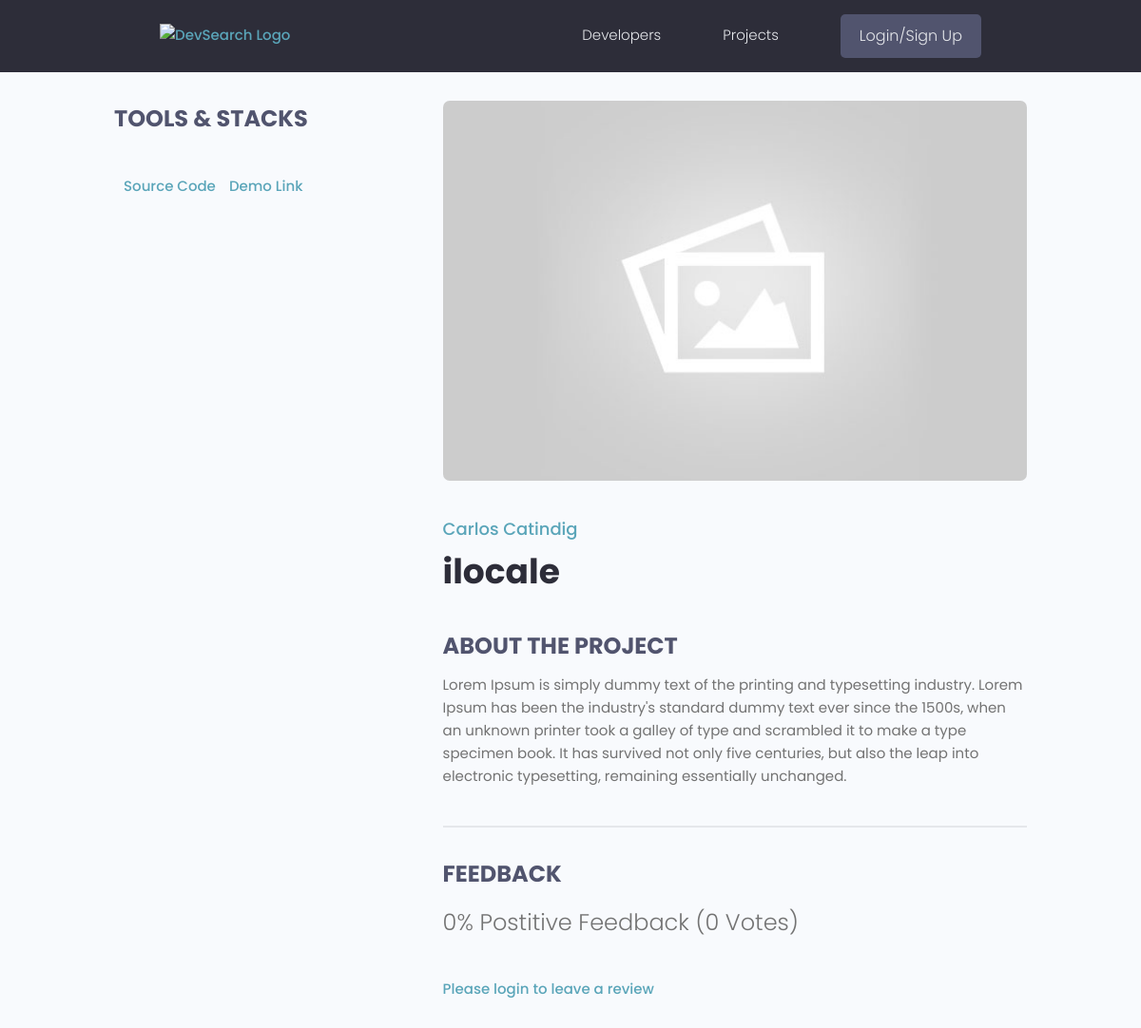
Before: /projects/ilocale/ with the older database file.
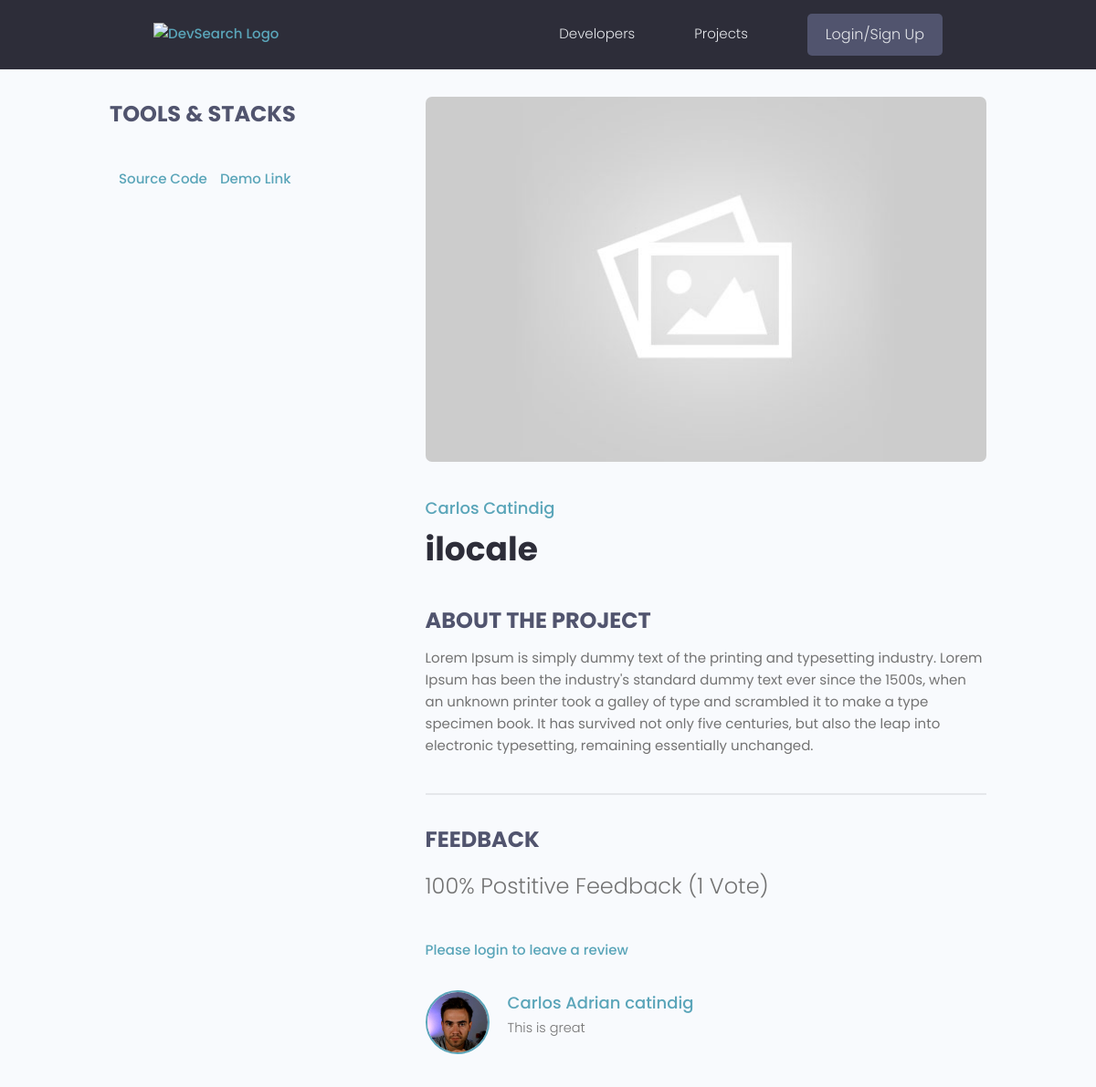
After: the same page with the newer database file.
### projects/models.py (models this page shows, shortened)
class Project(models.Model):
    owner = models.ForeignKey(Profile, null=True, blank=True, on_delete=models.CASCADE)
    title = models.CharField(max_length=255)
    slug = models.SlugField(max_length=255)
    featured_image = models.ImageField(null=True, blank=True, default='default.jpg')
    description = models.TextField(blank=True, null=True)
    demo_link = models.CharField(max_length=2048, null=True, blank=True)
    source_link = models.CharField(max_length=2048, null=True, blank=True)
    tags = models.ManyToManyField('Tag', blank=True)
    vote_ratio = models.IntegerField(default=0, null=True, blank=True)
    vote_total = models.IntegerField(default=0, null=True, blank=True)
    created = models.DateTimeField(auto_now_add=True)
    id = models.UUIDField(default=uuid.uuid4, unique=True, primary_key=True, editable=False)
    class Meta:
        verbose_name_plural = 'Projects'
    @property
    def image_url(self):
        try:
            url = self.featured_image.url
        except:
            url = ''
        return url
    @property
    def reviewers(self):
        queryset = self.review_set.all().values_list('owner__id', flat=True)
        return queryset

class Review(models.Model):
    VOTE_TYPE = (
        ('up', 'Up Vote'),
        ('down', 'Down Vote')
    )
    owner = models.ForeignKey(Profile, null=True, on_delete=models.CASCADE)
    project = models.ForeignKey(Project, on_delete=models.CASCADE)
    value = models.CharField(max_length=255, choices=VOTE_TYPE)
    body = models.TextField(blank=True, null=True)
    created = models.DateTimeField(auto_now_add=True)
    id = models.UUIDField(default=uuid.uuid4, unique=True, primary_key=True, editable=False)
    class Meta:
        unique_together = [['owner', 'project']]
        verbose_name_plural = 'Reviews'

### users/models.py (models this page shows, shortened)
class Profile(models.Model):
    user = models.OneToOneField(User, on_delete=models.CASCADE, null=True, blank=True)
    slug = models.SlugField(null=True, blank=True)
    first_name = models.CharField(max_length=255, null=True, blank=True)
    last_name = models.CharField(max_length=255, null=True, blank=True)
    email = models.EmailField(max_length=320, null=True, blank=True)
    username = models.CharField(max_length=255, null=True, blank=True)
    location = models.CharField(max_length=255, null=True, blank=True)
    short_intro = models.CharField(max_length=255, null=True, blank=True)
    bio = models.TextField(null=True, blank=True)
    profile_image = models.ImageField(null=True, blank=True, upload_to='profiles/', default='profiles/user-default.png')
    social_github = models.CharField(max_length=2048, null=True, blank=True)
    social_twitter = models.CharField(max_length=2048, null=True, blank=True)
    social_linkedin = models.CharField(max_length=2048, null=True, blank=True)
    social_youtube = models.CharField(max_length=2048, null=True, blank=True)
    social_website = models.CharField(max_length=2048, null=True, blank=True)
    created = models.DateTimeField(auto_now_add=True)
    id = models.UUIDField(default=uuid.uuid4, primary_key=True, unique=True, editable=False)
    class Meta:
        verbose_name_plural = 'Profiles'
    def get_absolute_url(self):
        return reverse("user-profile", args=[self.slug])
    @property
    def image_url(self):
        try:
            url = self.profile_image.url
        except:
            url = ''
        return url
    @property
    def get_name(self):
        return f"{self.first_name} {self.last_name}"

### projects/views.py (the view, shortened to what this page needs)
# urls.py: path("<slug:slug>/", views.show_project, name="project-detail"),
def show_project(request, slug):
    project = get_object_or_404(Project, slug=slug)
    form = ReviewForm()
    context = {"project":project, "form":form}
    return render(request, "projects/project_detail.html", context)

### projects/templates/projects/project_detail.html (shortened to what this page needs)
{% extends 'main.html' %}
{% block content %}
<main class="singleProject my-md">
  <div class="container">
    <div class="layout">
      <div class="column column--1of3">
        <h3 class="singleProject__subtitle">Tools & Stacks</h3>
        {% if project.source_link %}
        <a class="singleProject__liveLink" href="{{ project.source_link }}" target="_blank">Source Code
        </a>
        {% endif %}
        {% if project.demo_link %}
        <a class="singleProject__liveLink" href="{{ project.demo_link }}" target="_blank">Demo Link
        </a>
        {% endif %}
      </div>
      <div class="column column--2of3">
        <img class="singleProject__preview" src="{{ project.image_url }}" alt="portfolio thumbnail" />
        <a href="profile.html" class="singleProject__developer">{{ project.owner.get_name}}</a>
        <h2 class="singleProject__title">{{ project.title }}</h2>
        <h3 class="singleProject__subtitle">About the Project</h3>
        <div class="singleProject__info">
          {{ project.description|linebreaksbr }}
        </div>
        <div class="comments">
          <h3 class="singleProject__subtitle">Feedback</h3>
          <h5 class="project--rating">
            {{project.vote_ratio}}% Postitive Feedback ({{project.vote_total}} Vote{{project.vote_total|pluralize:"s"}})
          </h5>
          {% if request.user.profile.id in project.reviewers %}
          <p>You have already submitted your review for this project</p>
          {% elif project.owner.id == request.user.profile.id %}
          <p>You cannot review your own work</p>
          {% else %}
          <a href="{% url 'login' %}?next={{request.path}}">Please login to leave a review</a>
          {% endif %}
          <div class="commentList">
          {% for review in project.review_set.all %}
            <div class="comment">
              <a href="{{ review.owner.get_absolute_url }}">
                <img class="avatar avatar--md"
                  src="{{ review.owner.image_url }}" alt="user" />
              </a>
              <div class="comment__details">
                <a href="{{ review.owner.get_absolute_url }}" class="comment__author">{{ review.owner.get_name }}</a>
                <p class="comment__info">
                  {{ review.body }}
                </p>
              </div>
            </div>
          {% endfor %}
          </div>
        </div>
      </div>
    </div>
  </div>
</main>
{% endblock content %}

Changed rows visible on the page:
changed Project "ilocale": vote_ratio "0" → "100"; vote_total "0" → "1"
added Review: owner.image_url (picture), owner.get_name "Carlos Adrian catindig", body "This is great"
